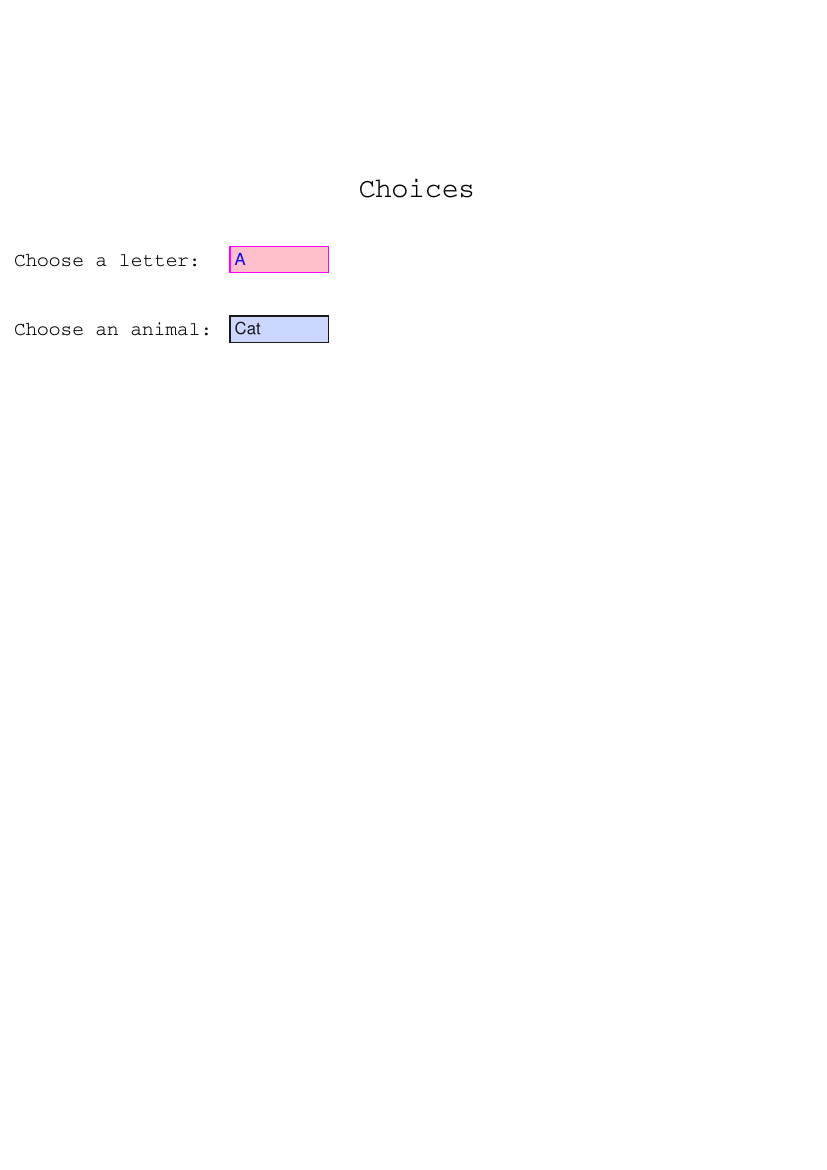

Reproduce this figure in Python.
from reportlab.pdfgen import canvas
from reportlab.lib.colors import magenta, pink, blue


def create_simple_choices():
    c = canvas.Canvas('choice_form.pdf')

    c.setFont("Courier", 20)
    c.drawCentredString(300, 700, 'Choices')
    c.setFont("Courier", 14)
    form = c.acroForm

    c.drawString(10, 650, 'Choose a letter:')
    options = [('A', 'Av'), 'B', ('C', 'Cv'), ('D', 'Dv'), 'E', ('F',), ('G', 'Gv')]
    form.choice(name='choice1', tooltip='Field choice1', value='A',
                options=options,
                x=165, y=645,
                width=72, height=20,
                borderColor=magenta, fillColor=pink, textColor=blue,
                forceBorder=True)

    c.drawString(10, 600, 'Choose an animal:')
    options = [('Cat', 'cat'), ('Dog', 'dog'), ('Pig', 'pig')]
    form.choice(name='choice2', tooltip='Field choice2', value='Cat',
                options=options,
                x=165, y=595,
                width=72, height=20,
                borderStyle='solid', borderWidth=1,
                forceBorder=True)

    c.save()


if __name__ == '__main__':
    create_simple_choices()
